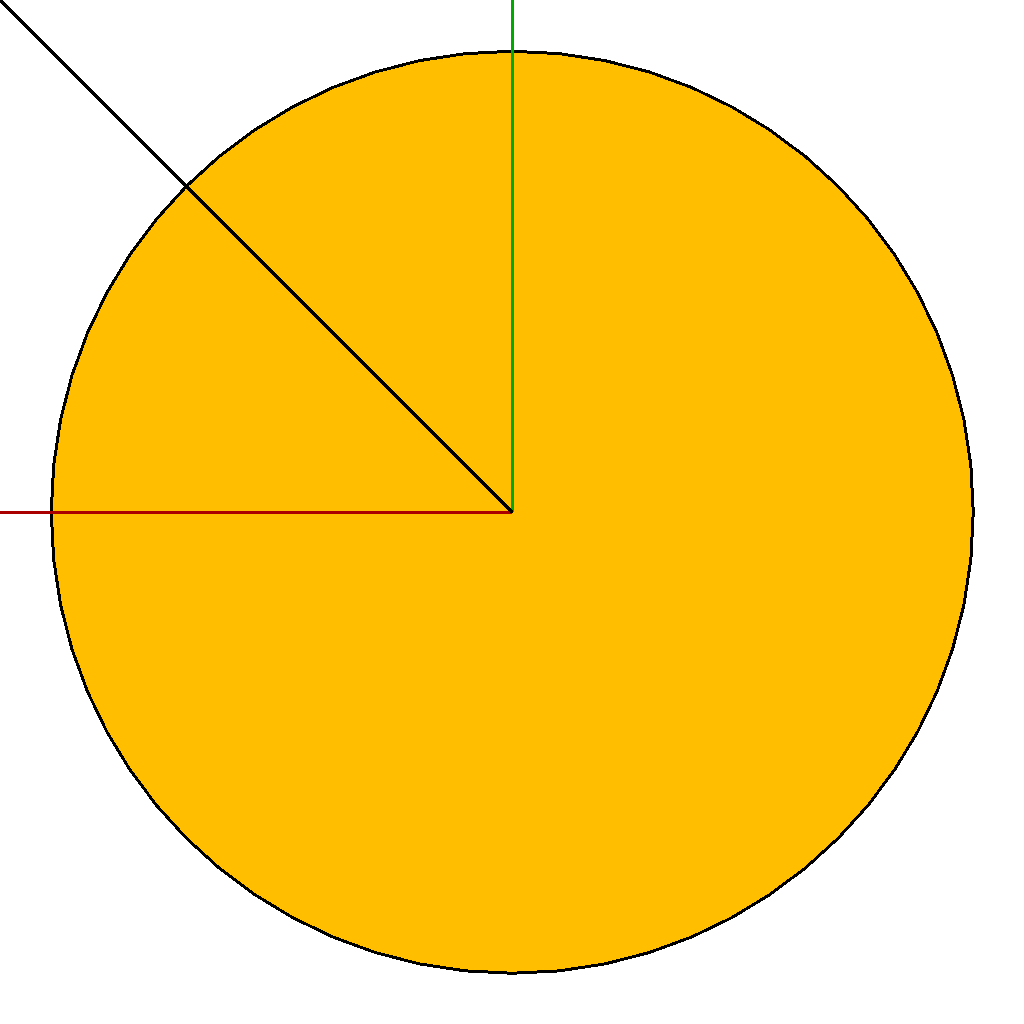
Frame 1 (no input)
Frame 60 (the mouse pressed at the canvas centre just before this capture): identical to frame 1, image omitted
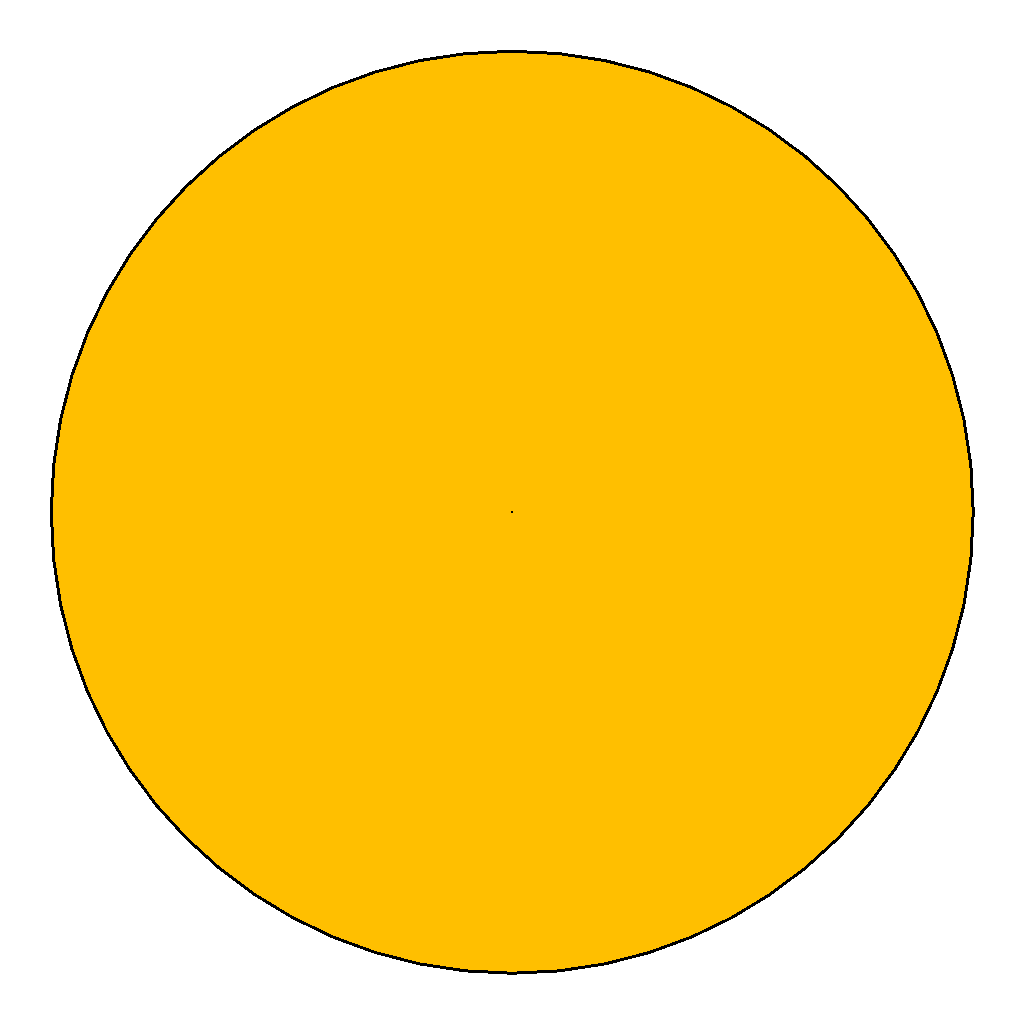
Frame 120 (the mouse held since frame 60 and released just before this capture)

The Processing sketch that drew these frames (run headless with seeded random() and noise(); from frame 60 on, the mouse is pressed at the canvas centre):

// Processing sketch: lecture_240925d_sineCosine
// ── lecture_240925d_sineCosine.pde
// this code is using stuff we haven't talked about
// it's primarily for me demonstrating some trig stuff
// not necessarily something i expect you to be able to recreate

PVector center, mouse;

void setup(){
  size(1024, 1024);
  noSmooth(); // no aliasing
  
  center = new PVector(width/2, height/2);
  mouse = new PVector();
}

void draw(){
  background(255);
  
  mouse.set(mouseX, mouseY);
  
  strokeWeight(3);
  stroke(0);
  
  float theta = PVector.angleBetween(center, mouse) + PI;
  
  fill(#ffbf00);
  float radius = dist(center.x, center.y, mouse.x, mouse.y);
  radius = width*.45;
  
  arc(center.x, center.y, radius*2, radius*2, 0, TAU);
  
  stroke(#aa0000);
  line(center.x, center.x, mouse.x, center.y);
  stroke(#00aa00);
  line(center.x, center.x, center.x, mouse.y);
  stroke(0);
  line(center.x, center.y, mouse.x, mouse.y);
  
}

// this gets called whenever... the mouse gets clicked!
void mouseClicked(){
  save("output.png");
  println("saved!");
}
